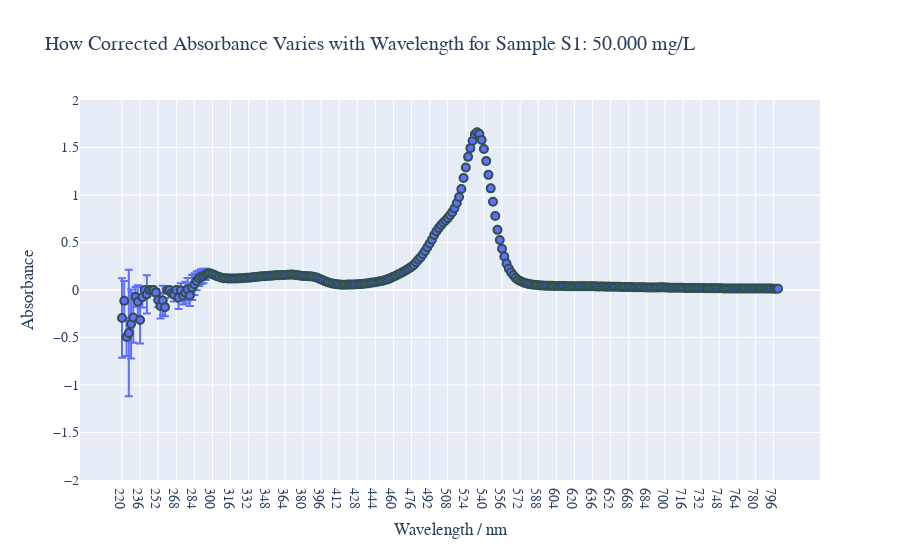
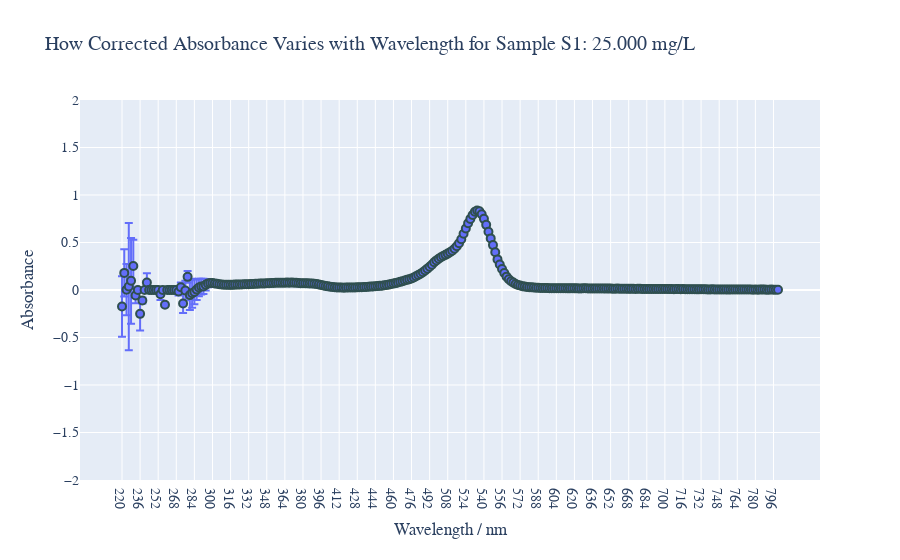
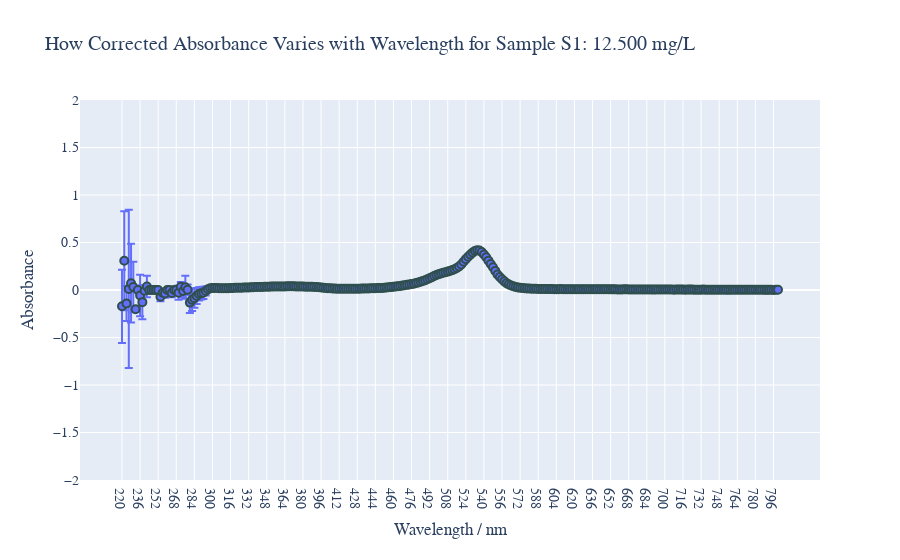

Notebook cell for these charts, in order:
### Code cell
for dilution in dilutions:
    plot_graph_corrected("S1", dilution, dilution)

### Figure 1 — Plotly figure (JSON) as saved in the notebook; plotly's stock layout.template omitted (floating-point values rounded to 4 significant figures; data arrays with more than 128 entries replaced by an {"elided": "..."} marker saying what was removed)
{"data": [{"error_y": {"array": {"elided": "291 float values"}}, "hovertemplate": "Wavelength / nm=%{x}<br>Absorbance=%{y}<extra></extra>", "legendgroup": "", "marker": {"color": "#636efa", "line": {"color": "DarkSlateGrey", "width": 2}, "size": 8, "symbol": "circle"}, "mode": "markers", "name": "", "orientation": "v", "showlegend": false, "type": "scatter", "x": {"elided": "291 str values"}, "xaxis": "x", "y": {"elided": "291 float values"}, "yaxis": "y"}], "layout": {"font": {"family": "Calibri", "size": 14}, "legend": {"tracegroupgap": 0}, "title": {"text": "How Corrected Absorbance Varies with Wavelength for Sample S1: 50.000 mg/L"}, "xaxis": {"anchor": "y", "domain": [0, 1], "title": {"text": "Wavelength / nm"}}, "yaxis": {"anchor": "x", "domain": [0, 1], "range": [-2, 2], "title": {"text": "Absorbance"}}}}

### Figure 2 — Plotly figure (JSON) as saved in the notebook; plotly's stock layout.template omitted (floating-point values rounded to 4 significant figures; data arrays with more than 128 entries replaced by an {"elided": "..."} marker saying what was removed)
{"data": [{"error_y": {"array": {"elided": "291 float values"}}, "hovertemplate": "Wavelength / nm=%{x}<br>Absorbance=%{y}<extra></extra>", "legendgroup": "", "marker": {"color": "#636efa", "line": {"color": "DarkSlateGrey", "width": 2}, "size": 8, "symbol": "circle"}, "mode": "markers", "name": "", "orientation": "v", "showlegend": false, "type": "scatter", "x": {"elided": "291 str values"}, "xaxis": "x", "y": {"elided": "291 float values"}, "yaxis": "y"}], "layout": {"font": {"family": "Calibri", "size": 14}, "legend": {"tracegroupgap": 0}, "title": {"text": "How Corrected Absorbance Varies with Wavelength for Sample S1: 25.000 mg/L"}, "xaxis": {"anchor": "y", "domain": [0, 1], "title": {"text": "Wavelength / nm"}}, "yaxis": {"anchor": "x", "domain": [0, 1], "range": [-2, 2], "title": {"text": "Absorbance"}}}}

### Figure 3 — Plotly figure (JSON) as saved in the notebook; plotly's stock layout.template omitted (floating-point values rounded to 4 significant figures; data arrays with more than 128 entries replaced by an {"elided": "..."} marker saying what was removed)
{"data": [{"error_y": {"array": {"elided": "291 float values"}}, "hovertemplate": "Wavelength / nm=%{x}<br>Absorbance=%{y}<extra></extra>", "legendgroup": "", "marker": {"color": "#636efa", "line": {"color": "DarkSlateGrey", "width": 2}, "size": 8, "symbol": "circle"}, "mode": "markers", "name": "", "orientation": "v", "showlegend": false, "type": "scatter", "x": {"elided": "291 str values"}, "xaxis": "x", "y": {"elided": "291 float values"}, "yaxis": "y"}], "layout": {"font": {"family": "Calibri", "size": 14}, "legend": {"tracegroupgap": 0}, "title": {"text": "How Corrected Absorbance Varies with Wavelength for Sample S1: 12.500 mg/L"}, "xaxis": {"anchor": "y", "domain": [0, 1], "title": {"text": "Wavelength / nm"}}, "yaxis": {"anchor": "x", "domain": [0, 1], "range": [-2, 2], "title": {"text": "Absorbance"}}}}
